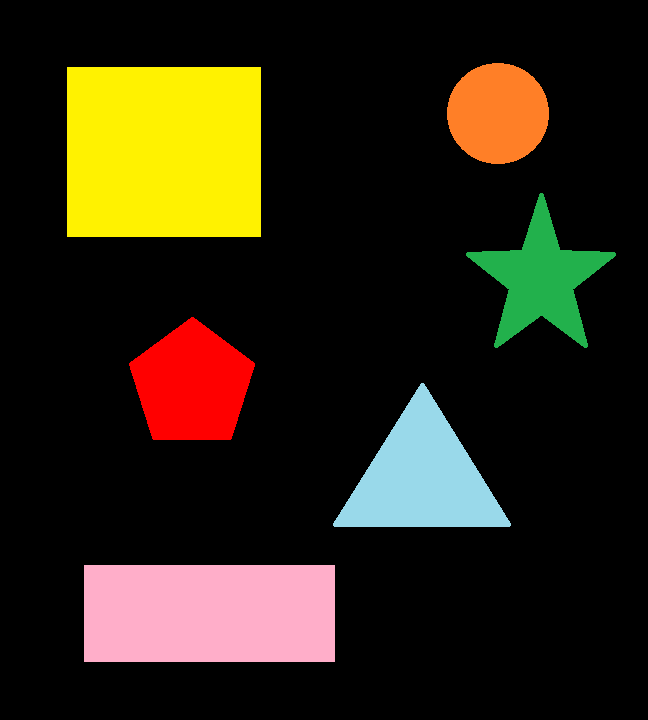
#> input picture python_shapes_detection_base.png, 648 x 720 px, found by its file name
$ python testforme.py
#> lines starting #> are read from the running program, lines starting #| are printed output that depends on the picture; after the words box and inside, x2 and y2 are one past the last pixel; in counts of white or black regions, pixels touching at a corner belong together
#!/usr/bin/env python
# -*- coding: utf-8 -*-
# import the necessary packages
import cv2
import numpy as np
import imutils
#colors
from webcolors import rgb_to_name,CSS3_HEX_TO_NAMES,hex_to_rgb #python3 -m pip install webcolors
from scipy.spatial import KDTree
def convert_rgb_to_names(rgb_tuple):
    # a dictionary of all the hex and their respective names in css3
    css3_db = CSS3_HEX_TO_NAMES#css3_hex_to_names
    names = []
    rgb_values = []
    for color_hex, color_name in css3_db.items():
        names.append(color_name)
        rgb_values.append(hex_to_rgb(color_hex))

    kdt_db = KDTree(rgb_values)
    distance, index = kdt_db.query(rgb_tuple)
    return names[index]

class ShapeDetector:
    def __init__(self):
        pass
    def detect(self, c):
        # initialize the shape name and approximate the contour
        shape = "unidentified"
        peri = cv2.arcLength(c, True)
        approx = cv2.approxPolyDP(c, 0.04 * peri, True)
        # if the shape is a triangle, it will have 3 vertices
        if len(approx) == 3:
            shape = "triangle"
        # if the shape has 4 vertices, it is either a square or
        # a rectangle
        elif len(approx) == 4:
            # compute the bounding box of the contour and use the
            # bounding box to compute the aspect ratio
            (x, y, w, h) = cv2.boundingRect(approx)
            ar = w / float(h)
            # a square will have an aspect ratio that is approximately
            # equal to one, otherwise, the shape is a rectangle
            shape = "square" if ar >= 0.95 and ar <= 1.05 else "rectangle"
        # if the shape is a pentagon, it will have 5 vertices
        elif len(approx) == 5:
            shape = "pentagon"
        elif len(approx) == 6:
            shape = "hexagon"
        elif len(approx) == 10 or len(approx) == 12:
            shape = "star"
        # otherwise, we assume the shape is a circle
        else:
            shape = "circle"
        # return the name of the shape
        return shape
if __name__ == '__main__':
    # load the image and resize it to a smaller factor so that
    # the shapes can be approximated better
    image = cv2.imread('python_shapes_detection_base.PNG')
#> image is the input picture: shape (720, 648, 3); mean B, G, R 19.3, 37.9, 46.7
    resized = imutils.resize(image, width=300)
    ratio = image.shape[0] / float(resized.shape[0])
#> ratio = 2.16

    # convert the resized image to grayscale, blur it slightly,
    # and threshold it
    gray = cv2.cvtColor(resized, cv2.COLOR_BGR2GRAY)
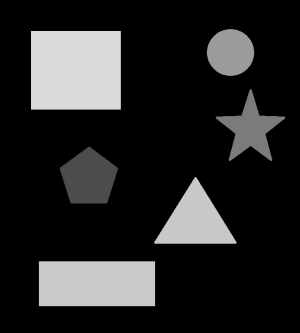
#> gray: shape (333, 300); min 0, max 218, mean 38.4
    blurred = cv2.GaussianBlur(gray, (5, 5), 0)
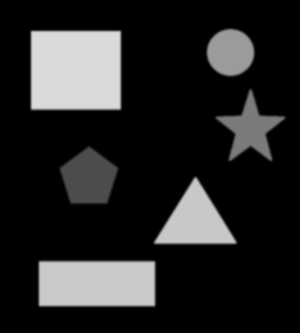
#> blurred: shape (333, 300); min 0, max 218, mean 38.4
    thresh = cv2.threshold(blurred, 60, 255, cv2.THRESH_BINARY)[1]
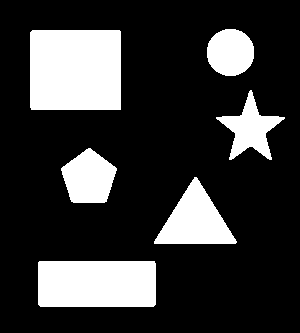
#> thresh: shape (333, 300); 21.5% white; 6 white regions

    # find contours in the thresholded image and initialize the
    # shape detector
    cnts = cv2.findContours(thresh.copy(), cv2.RETR_EXTERNAL,
        cv2.CHAIN_APPROX_SIMPLE)
#> cnts = 6 contours; box (x1, y1, x2, y2) and area: (30, 30, 121, 110) 7106, (38, 261, 156, 307) 5259, (154, 177, 237, 244) 2844, (61, 148, 117, 203) 2093, (216, 90, 285, 160) 1772, (207, 29, 254, 76) 1702
    cnts = imutils.grab_contours(cnts)
    sd = ShapeDetector()
    # loop over the contours
    for c in cnts:
        # compute the center of the contour
        M = cv2.moments(c)
        cX = int((M["m10"] / M["m00"]) * ratio)
        cY = int((M["m01"] / M["m00"]) * ratio)

        #detect shape from contour
        shape = sd.detect(c)

        # resize the contour
        c = c.astype("float")
        c *= ratio
        c = c.astype("int")
        cv2.drawContours(image, [c], -1, (0, 255, 0), 2)

        #draw contour with mask
        mask = np.zeros(image.shape[:2], np.uint8)
        cv2.drawContours(mask, [c], -1, 255, -1)
        img = cv2.cvtColor(image, cv2.COLOR_BGR2HSV)

        #Convert to RGB and get color name
        imgRGB = cv2.cvtColor(image, cv2.COLOR_BGR2RGB)
        mean=cv2.mean(imgRGB, mask=mask)[:3]
#> (the run stopped early here; a loop or call above may not have finished)
